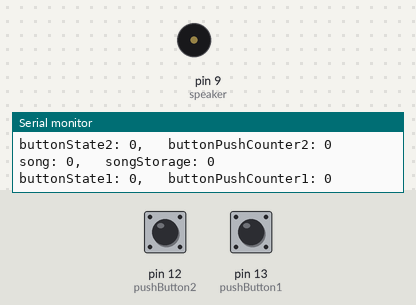
Recording of a sketch running on a simulated Arduino Uno, built with avr-gcc and run on an emulated ATmega328P. Parts: buzzer (waves = sounding), the last lines printed to the serial monitor. Inputs (shaded band) come from the test bench; at power-on: pin 13 (pushButton1) LOW, pin 12 (pushButton2) LOW.

Above: at 1.2 s.
1.3 s: pin 13 (pushButton1) pulled HIGH for 0.15 s
At 3.3 s:
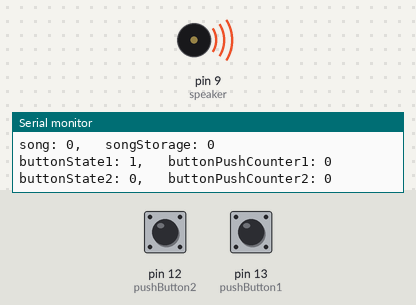
4.4 s: pin 12 (pushButton2) pulled HIGH for 3.2 s
At 10.5 s:
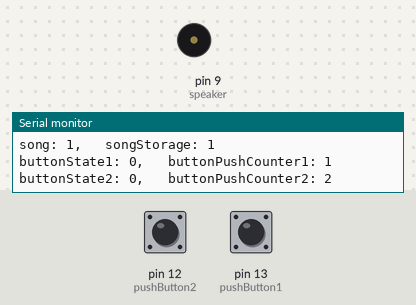
10.6 s: pin 12 (pushButton2) pulled HIGH for 0.15 s
At 12.8 s:
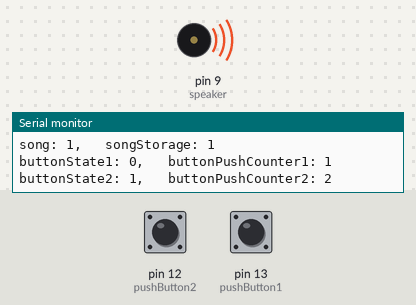
13.7 s: pin 13 (pushButton1) pulled HIGH for 1 s
At 14.6 s:
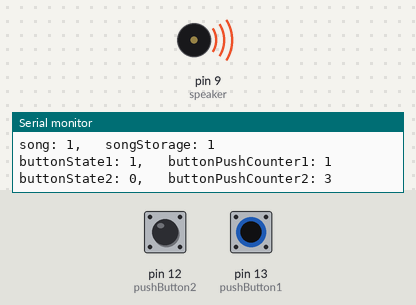
17.7 s: pin 13 (pushButton1) pulled HIGH for 3.2 s
Timing chart, 0 to 27.1 s (numbered marks = the images above; inputs shaded):
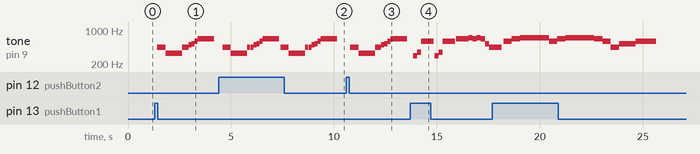

The sketch:

gadgiTeration_code.ino
```cpp
//gadgiTeration Code 2014
//Joselyn McDonald & Nicole Messier

//Code uses a button and state changes to rotate through a number of different songs

//library that holdes the notes that are used in the various songs
#include "pitches.h"

const int pushButton1 = 13; //digital pin of button1
const int pushButton2 = 12; //digital pin of button2
const int speaker = 9; //digital pin that the speaker is attached to


int buttonState1=0; //variable assigned as the current state of button1
int lastButtonState1=0; //previous state of button1
int buttonPushCounter1 = 0; //counter for the number of button presses on button1
int buttonState2=0; //variable assigned as the current state of button2
int lastButtonState2=0; //previous state of button2
int buttonPushCounter2 = 0; //counter for the number of button presses on button2
int song=0; //counter for the song
int songStorage=0; //variable to store song value

void setup(){
  //initialize the serial port
  Serial.begin(9600);
  //initialize speaker as an output
  pinMode(speaker,OUTPUT);
  //initialize pushbutton1 as an input
  pinMode(pushButton1, INPUT);
  //initialize pushbutton2 as an input
  pinMode(pushButton2, INPUT);
}

void loop(){

  //set buttonState variables to the state of the buttons (high or low which is 1 or 1)
  buttonState1 = digitalRead(pushButton1);
  buttonState2 = digitalRead(pushButton2);
  //Serial print the song, buttonState, and buttonPushCounter variables for debugging
  Serial.print("song: ");
  Serial.print(song);
  Serial.print(", ");
  Serial.print("\t");
  Serial.print("songStorage: ");
  Serial.println(songStorage);
  //button1 variables print out on one line
  Serial.print("buttonState1: ");
  Serial.print(buttonState1);
  Serial.print(", ");
  Serial.print("\t");
  Serial.print("buttonPushCounter1: ");
  Serial.println(buttonPushCounter1);
  //button2 variables print out on another line
  Serial.print("buttonState2: ");
  Serial.print(buttonState2);
  Serial.print(", ");
  Serial.print("\t");
  Serial.print("buttonPushCounter2: ");
  Serial.println(buttonPushCounter2);
  Serial.println();
  delay(10);

  //compare the buttonStates to its previous state
  if (buttonState1 != lastButtonState1){
    // if the state has changed, increment the counter
    buttonPushCounter1++;
    song++;

    // check if song is equal to 0
    if(song==0){
      //play overworld song
      noTone(speaker);
    }


    // check if song is equal to 1
    if(song==1){
      //play overworld song
      overworld();
    }


    // check if song is equal to 2
    if (song == 2){
      //play songOfStorms song
      songOfStorms();
    }


    // check if song is equal to 3
    if (song == 3){
      //play windFish song
      windFish();
      // set song equal to zero to reshuffle through songs

    }

    //reset song loop
    if (song == 4){
     song = 1;
    }
  }

  //set the song number to the songStorage value to store this as the chosen song
  songStorage = song;

  //compare the buttonStates to its previous state
  if (buttonState2 != lastButtonState2){
    buttonPushCounter2++;

    if(songStorage==0){
      //play overworld song
       noTone(speaker);
    }

    // check if song is equal to 1
    if (songStorage == 1){
      //play songOfStorms song
      overworld();
    }


    // check if song is equal to 2
    if (songStorage == 2){
      //play windFish song
      songOfStorms();
    }

    // check if song is equal to 3
    if (songStorage == 3){
      //play windFish song
      windFish();
    }

  }

}

void windFish (){
  tone(speaker, NOTE_D5);
  delay(400);
  tone(speaker, NOTE_E5);
  delay(400);
  tone(speaker, NOTE_F5);
  delay(1400);
  tone(speaker, NOTE_D5);
  delay(400);
  tone(speaker, NOTE_E5);
  delay(400);
  tone(speaker, NOTE_F5);
  delay(1400);
  tone(speaker, NOTE_E5);
  delay(400);
  tone(speaker, NOTE_D5);
  delay(400);
  tone(speaker, NOTE_A4);
  delay(400);
  tone(speaker, NOTE_C5);
  delay(800);
  tone(speaker, NOTE_D5);
  delay(1000);
  noTone(speaker);
}

void songOfStorms (){
  tone(speaker, NOTE_D4);
  delay(200);
  tone(speaker, NOTE_F4);
  delay(200);
  tone(speaker, NOTE_D5);
  delay(600);
  noTone(speaker);
  delay(50);
  tone(speaker, NOTE_D4);
  delay(200);
  tone(speaker, NOTE_F4);
  delay(200);
  tone(speaker, NOTE_D5);
  delay(600);
  noTone(speaker);
  delay(50);
  tone(speaker, NOTE_E5);
  delay(600);
  tone(speaker, NOTE_F5);
  delay(200);
  tone(speaker, NOTE_E5);
  delay(200);
  tone(speaker, NOTE_F5);
  delay(200);
  tone(speaker, NOTE_E5);
  delay(200);
  tone(speaker, NOTE_C5);
  delay(200);
  tone(speaker, NOTE_A4);
  delay(600);
  noTone(speaker);
  delay(50);
  noTone(speaker);
}

void overworld(){
  tone(speaker, NOTE_A4);
  delay(400);
  tone(speaker, NOTE_E4);
  delay(800);
  tone(speaker, NOTE_A4);
  delay(150);
  noTone(speaker);
  delay(10);
  tone(speaker, NOTE_A4);
  delay(150);
  tone(speaker, NOTE_B4);
  delay(150);
  tone(speaker, NOTE_C5);
  delay(150);
  tone(speaker, NOTE_D5);
  delay(150);
  tone(speaker, NOTE_E5);
  delay(800);
  noTone(speaker);
}
```

pitches.h
```cpp
/*************************************************
 * Public Constants
 *************************************************/

#define NOTE_B0  31
#define NOTE_C1  33
#define NOTE_CS1 35
#define NOTE_D1  37
#define NOTE_DS1 39
#define NOTE_E1  41
#define NOTE_F1  44
#define NOTE_FS1 46
#define NOTE_G1  49
#define NOTE_GS1 52
#define NOTE_A1  55
#define NOTE_AS1 58
#define NOTE_B1  62
#define NOTE_C2  65
#define NOTE_CS2 69
#define NOTE_D2  73
#define NOTE_DS2 78
#define NOTE_E2  82
#define NOTE_F2  87
#define NOTE_FS2 93
#define NOTE_G2  98
#define NOTE_GS2 104
#define NOTE_A2  110
#define NOTE_AS2 117
#define NOTE_B2  123
#define NOTE_C3  131
#define NOTE_CS3 139
#define NOTE_D3  147
#define NOTE_DS3 156
#define NOTE_E3  165
#define NOTE_F3  175
#define NOTE_FS3 185
#define NOTE_G3  196
#define NOTE_GS3 208
#define NOTE_A3  220
#define NOTE_AS3 233
#define NOTE_B3  247
#define NOTE_C4  262
#define NOTE_CS4 277
#define NOTE_D4  294
#define NOTE_DS4 311
#define NOTE_E4  330
#define NOTE_F4  349
#define NOTE_FS4 370
#define NOTE_G4  392
#define NOTE_GS4 415
#define NOTE_A4  440
#define NOTE_AS4 466
#define NOTE_B4  494
#define NOTE_C5  523
#define NOTE_CS5 554
#define NOTE_D5  587
#define NOTE_DS5 622
#define NOTE_E5  659
#define NOTE_F5  698
#define NOTE_FS5 740
#define NOTE_G5  784
#define NOTE_GS5 831
#define NOTE_A5  880
#define NOTE_AS5 932
#define NOTE_B5  988
#define NOTE_C6  1047
#define NOTE_CS6 1109
#define NOTE_D6  1175
#define NOTE_DS6 1245
#define NOTE_E6  1319
#define NOTE_F6  1397
#define NOTE_FS6 1480
#define NOTE_G6  1568
#define NOTE_GS6 1661
#define NOTE_A6  1760
#define NOTE_AS6 1865
#define NOTE_B6  1976
#define NOTE_C7  2093
#define NOTE_CS7 2217
#define NOTE_D7  2349
#define NOTE_DS7 2489
#define NOTE_E7  2637
#define NOTE_F7  2794
#define NOTE_FS7 2960
#define NOTE_G7  3136
#define NOTE_GS7 3322
#define NOTE_A7  3520
#define NOTE_AS7 3729
#define NOTE_B7  3951
#define NOTE_C8  4186
#define NOTE_CS8 4435
#define NOTE_D8  4699
#define NOTE_DS8 4978
```

Measured:
- after the input at 1.3 s, tone on pin 9 (speaker): plays 440 Hz for 0.40 s, 330 Hz for 0.80 s, 440 Hz for 0.15 s, 440 Hz for 0.15 s, 494 Hz for 0.15 s, 523 Hz for 0.15 s … (8 notes in this stretch), starting after 0.13 s
- after the input at 4.4 s, tone on pin 9 (speaker): plays 440 Hz for 0.40 s, 330 Hz for 0.80 s, 440 Hz for 0.15 s, 440 Hz for 0.15 s, 494 Hz for 0.15 s, 523 Hz for 0.15 s … (16 notes in this stretch), starting after 0.19 s
- after the input at 10.6 s, tone on pin 9 (speaker): plays 440 Hz for 0.40 s, 330 Hz for 0.80 s, 440 Hz for 0.15 s, 440 Hz for 0.15 s, 494 Hz for 0.15 s, 523 Hz for 0.15 s … (8 notes in this stretch), starting after 0.20 s
- after the input at 13.7 s, tone on pin 9 (speaker): plays 294 Hz for 0.20 s, 349 Hz for 0.20 s, 587 Hz for 0.60 s, 294 Hz for 0.20 s, 349 Hz for 0.20 s, 587 Hz for 0.60 s … (13 notes in this stretch), starting after 0.14 s
